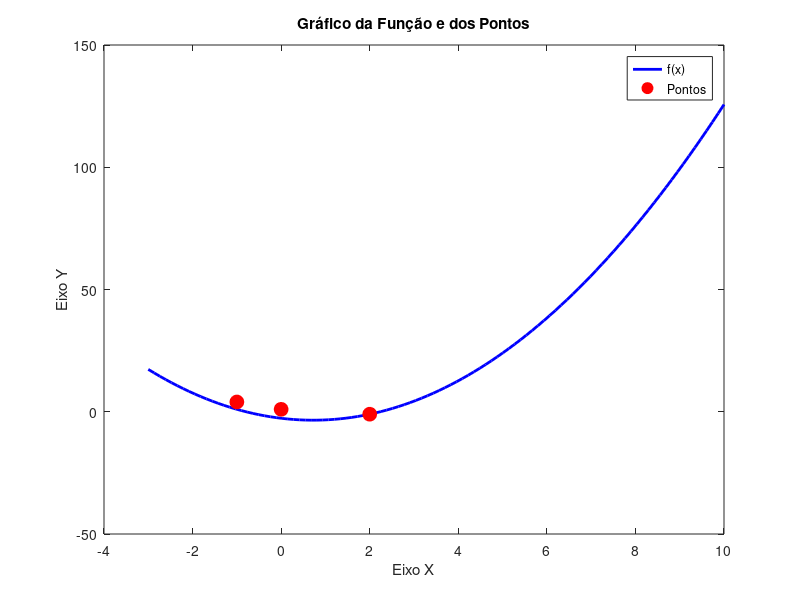

The MATLAB script that drew this image:
f = @(x) (9*x.^2 - 13*x -16 ) / 6;
x = linspace(-3, 10);

plot(x, f(x), 'b', 'LineWidth', 2); % Traça a função f(x) em azul
hold on;

x1 = [-1 0 2];
y1 = [4 1 -1];

plot(x1, y1, 'ro', 'MarkerSize', 10, 'MarkerFaceColor', 'r'); % Traça os pontos em vermelho

xlabel('Eixo X');
ylabel('Eixo Y');
title('Gráfico da Função e dos Pontos');
legend('f(x)', 'Pontos', 'Location', 'Best');

hold off;
